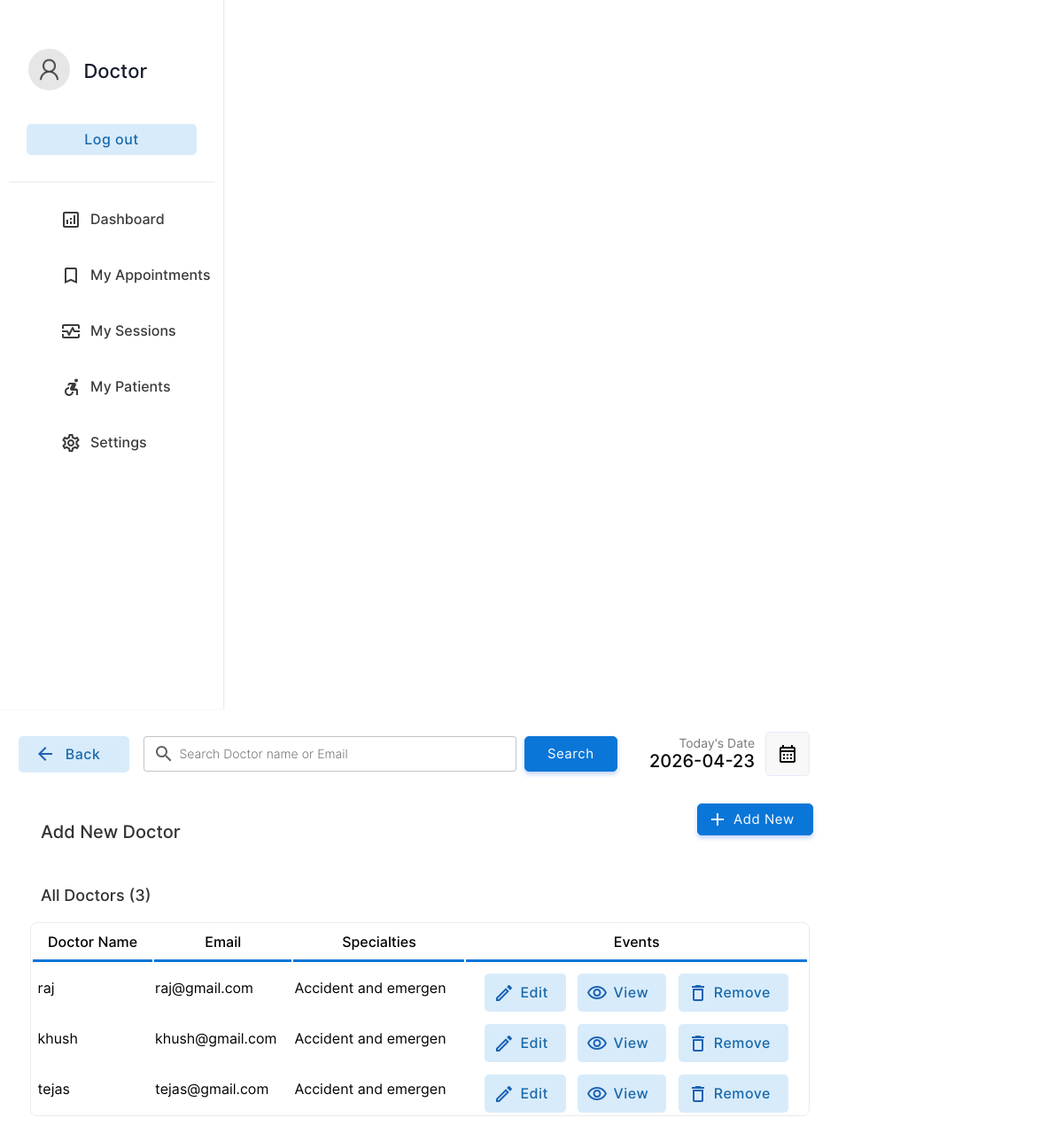
/doctor/doctors.php (signed in), run on the app's committed database.
### tables this page shows
CREATE TABLE `doctor` (
  `docid` int(11) NOT NULL,
  `docemail` varchar(255) NOT NULL,
  `docname` varchar(255) NOT NULL,
  `docpassword` varchar(255) NOT NULL,
  `docnic` varchar(15) NOT NULL,
  `doctel` varchar(15) NOT NULL,
  `specialties` int(2) NOT NULL,
  `hospital` varchar(255) NOT NULL,
  `photo` varchar(255) NOT NULL
);

CREATE TABLE `specialties` (
  `id` int(2) NOT NULL,
  `sname` varchar(50) NOT NULL
);

### doctor/doctors.php (the view, shortened to what this page needs)
<!DOCTYPE html>
<html lang="en">
<head>
    <link rel="stylesheet" href="../css/animations.css">
    <link rel="stylesheet" href="../css/main.css">
    <link rel="stylesheet" href="../css/admin.css">
</head>
<body>
    <?php
    include("../connection.php");
    ?>
    <?php include("sidebar.php")?>
        <div class="dash-body">
            <table border="0" width="100%" style=" border-spacing: 0;margin:0;padding:0;margin-top:25px; ">
                <tr >
                    <td width="13%">
                        <a href="doctors.php" ><button  class="login-btn btn-primary-soft btn btn-icon-back"  style="padding-top:11px;padding-bottom:11px;margin-left:20px;width:125px"><font class="tn-in-text">Back</font></button></a>
                    </td>
                    <td>
                        <form action="" method="post" class="header-search">
                            <input type="search" name="search" class="input-text header-searchbar" placeholder="Search Doctor name or Email" list="doctors">&nbsp;&nbsp;
                            <?php
                                $list11 = $database->query("select  docname,docemail from  doctor;");
?>
                            <input type="Submit" value="Search" class="login-btn btn-primary btn" style="padding-left: 25px;padding-right: 25px;padding-top: 10px;padding-bottom: 10px;">
                        </form>
                    </td>
                    <td width="15%">
                        <p style="font-size: 14px;color: rgb(119, 119, 119);padding: 0;margin: 0;text-align: right;">
                            Today's Date
                        </p>
                        <p class="heading-sub12" style="padding: 0;margin: 0;">
                            <?php
                        $date = date('Y-m-d');
                        echo $date;
                        ?>
                        </p>
                    </td>
                    <td width="10%">
                        <button  class="btn-label"  style="display: flex;justify-content: center;align-items: center;"><img src="../img/calendar.svg" width="100%"></button>
                    </td>
                </tr>
                <tr >
                    <td colspan="2" style="padding-top:30px;">
                        <p class="heading-main12" style="margin-left: 45px;font-size:20px;color:rgb(49, 49, 49)">Add New Doctor</p>
                    </td>
                    <td colspan="2">
                        <a href="?action=add&id=none&error=0" class="non-style-link"><button  class="login-btn btn-primary btn button-icon"  style="display: flex;justify-content: center;align-items: center;margin-left:75px;background-image: url('../img/icons/add.svg');">Add New</font></button>
                            </a></td>
                </tr>
                <tr>
                    <td colspan="4" style="padding-top:10px;">
                        <p class="heading-main12" style="margin-left: 45px;font-size:18px;color:rgb(49, 49, 49)">All Doctors (<?php echo $list11->num_rows; ?>)</p>
                    </td>
                </tr>
                <?php
                    if($_POST){
                        $keyword=$_POST["search"];
                        $sqlmain= "select * from doctor where docemail='$keyword' or docname='$keyword' or docname like '$keyword%' or docname like '%$keyword' or docname like '%$keyword%'";
                    }else{
                        $sqlmain= "select * from doctor order by docid desc";
                    }
                ?>
                <tr>
                   <td colspan="4">
                       <center>
                        <div class="abc scroll">
                        <table width="93%" class="sub-table scrolldown" border="0">
                        <thead>
                        <tr>
                                <th class="table-headin">
                                Doctor Name
                                </th>
                                <th class="table-headin">
                                    Email
                                </th>
                                <th class="table-headin">
                                    Specialties
                                </th>
                                <th class="table-headin">
                                    Events
                                </tr>
                        </thead>
                        <tbody>
                            <?php
                                $result= $database->query($sqlmain);
                                if($result->num_rows==0){
                                    echo '<tr>
                                    <td colspan="4">
                                    <br><br><br><br>
                                    <center>
                                    <img src="../img/notfound.svg" width="25%">
                                    <br>
                                    <p class="heading-main12" style="margin-left: 45px;font-size:20px;color:rgb(49, 49, 49)">We  couldnt find anything related to your keywords !</p>
                                    <a class="non-style-link" href="doctors.php"><button  class="login-btn btn-primary-soft btn"  style="display: flex;justify-content: center;align-items: center;margin-left:20px;">&nbsp; Show all Doctors &nbsp;</font></button>
                                    </a>
                                    </center>
                                    <br><br><br><br>
                                    </td>
                                    </tr>';
                                }
                                else{
                                for ( $x=0; $x<$result->num_rows;$x++){
                                    $row=$result->fetch_assoc();
                                    $docid=$row["docid"];
                                    $name=$row["docname"];
                                    $email=$row["docemail"];
                                    $spe=$row["specialties"];
                                    $spcil_res= $database->query("select sname from specialties where id='$spe'");
                                    $spcil_array= $spcil_res->fetch_assoc();
                                    $spcil_name=$spcil_array["sname"];
                                    echo '<tr>
                                        <td> &nbsp;'.
                                        substr($name,0,30)
                                        .'</td>
                                        <td>
                                        '.substr($email,0,20).'
                                        </td>
                                        <td>
                                            '.substr($spcil_name,0,20).'
                                        </td>
                                        <td>
                                        <div style="display:flex;justify-content: center;">
                                        <a href="?action=edit&id='.$docid.'&error=0" class="non-style-link"><button  class="btn-primary-soft btn button-icon btn-edit"  style="padding-left: 40px;padding-top: 12px;padding-bottom: 12px;margin-top: 10px;"><font class="tn-in-text">Edit</font></button></a>
                                        &nbsp;&nbsp;&nbsp;
                                        <a href="?action=view&id='.$docid.'" class="non-style-link"><button  class="btn-primary-soft btn button-icon btn-view"  style="padding-left: 40px;padding-top: 12px;padding-bottom: 12px;margin-top: 10px;"><font class="tn-in-text">View</font></button></a>
                                       &nbsp;&nbsp;&nbsp;
                                       <a href="?action=drop&id='.$docid.'&name='.$name.'" class="non-style-link"><button  class="btn-primary-soft btn button-icon btn-delete"  style="padding-left: 40px;padding-top: 12px;padding-bottom: 12px;margin-top: 10px;"><font class="tn-in-text">Remove</font></button></a>
                                        </div>
                                        </td>
                                    </tr>';
                                }
                            }
                            ?>
                            </tbody>
                        </table>
                        </div>
                        </center>
                   </td>
                </tr>
            </table>
        </div>
    </div>
</body>
</html>

### data on the page
doctor: docname "raj", docemail "raj@gmail.com", specialties.sname "Accident and emergen"
doctor: docname "khush", docemail "khush@gmail.com", specialties.sname "Accident and emergen"
doctor: docname "tejas", docemail "tejas@gmail.com", specialties.sname "Accident and emergen"

### other printed values
substr($username,0,13) "Doctor"
$list11->num_rows "3"
